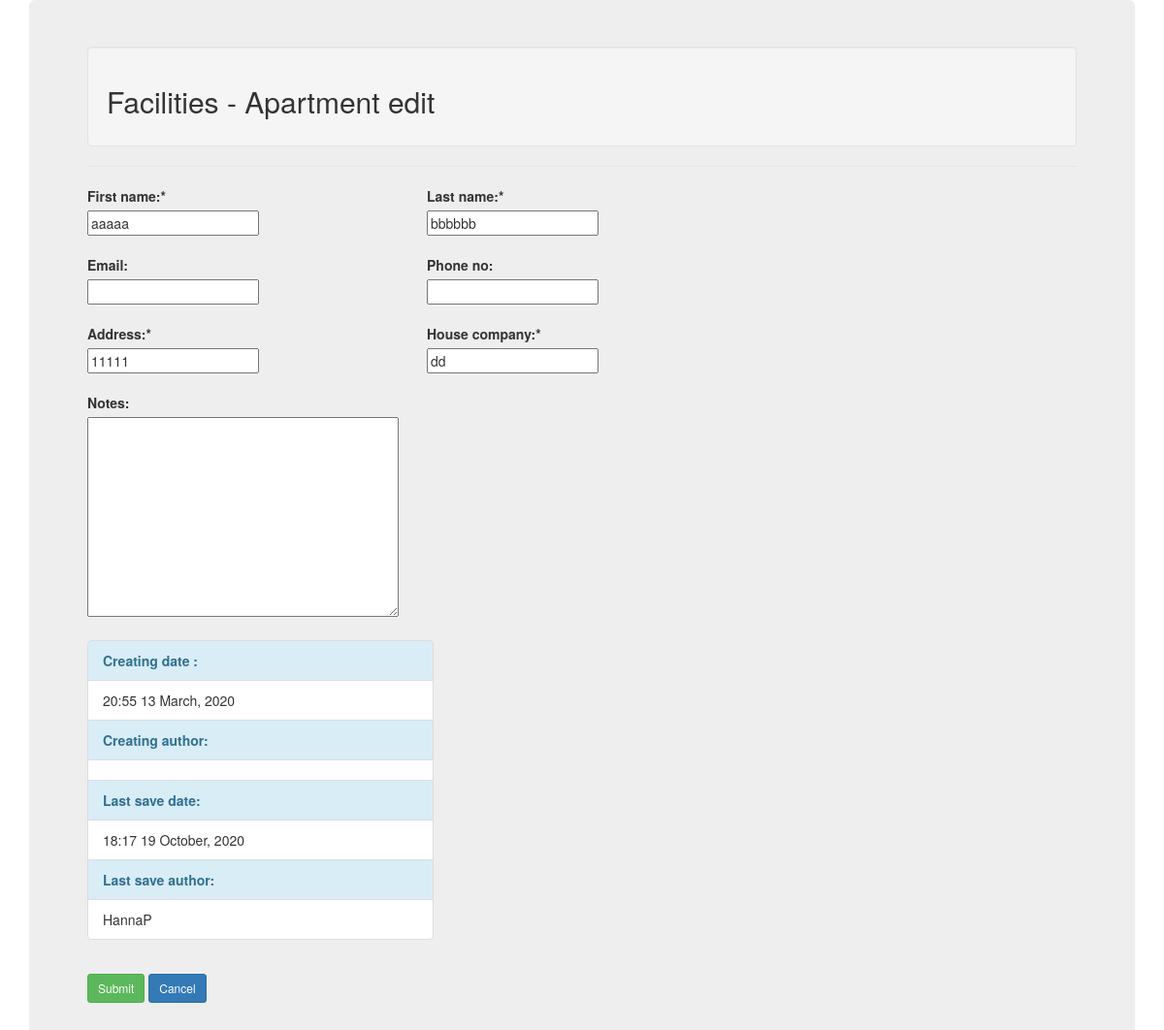
/apartment/14/update/ (signed in), run on an earlier commit of the app's database.
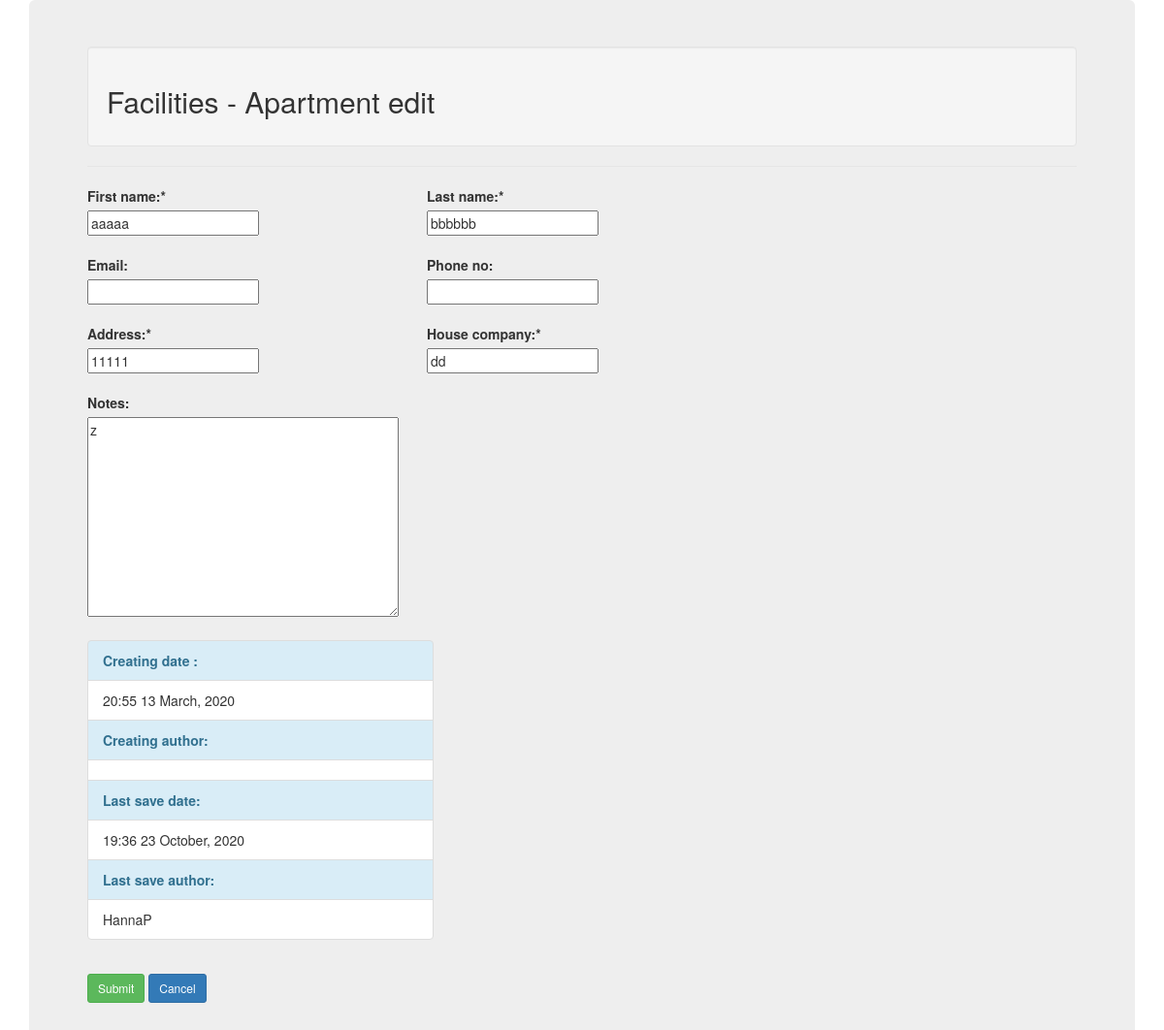
And on a later commit of the database.
### FacilitiesApp/models.py (models this page shows, shortened)
class Apartment(models.Model):
    first_name = models.CharField(max_length=100)
    last_name = models.CharField(max_length=100)
    email = models.CharField(max_length=100, blank=True)
    phone_no = models.CharField(max_length=100, blank=True)
    address = models.CharField(max_length=100)
    house_company = models.CharField(max_length=100)
    company_name = models.CharField(max_length=100)
    notes = models.TextField(blank=True)
    date_posted = models.DateTimeField(default=timezone.now)
    date_last_save = models.DateTimeField(auto_now=timezone.now)
    username_first = models.CharField(max_length=100)
    author = models.ForeignKey(User, on_delete=models.PROTECT)

### FacilitiesApp/views.py (the view, shortened to what this page needs)
# urls.py: path('apartment/<int:pk>/update/', ApartmentUpdateView.as_view(), name='apartment-update'),
class ApartmentUpdateView(LoginRequiredMixin, UserPassesTestMixin, UpdateView):
    model = Apartment
    success_url = '/apartment'
    fields = ['first_name', 'last_name', 'address', 'phone_no', 'email', 'house_company', 'notes']
    def get_template_names(self):
        if  self.request.user.profile.user_level > 2:
            template_name = 'FacilitiesApp/apartment_form.html'
        else:
            template_name = 'FacilitiesApp/apartment_list.html'
        return template_name
    def test_func(self):
        Apartment = self.get_object()
        if self.request.user.profile.members_of == Apartment.company_name:
            return True
        return False

### FacilitiesApp/templates/FacilitiesApp/apartment_form.html (shortened to what this page needs)
<!DOCTYPE html>
<html lang="en">
<head>
    <link rel="stylesheet" href="https://maxcdn.bootstrapcdn.com/bootstrap/3.4.1/css/bootstrap.min.css">
</head>
<body>
    <div class="container">
        <div class="jumbotron">
            <div class="well"><h2>Facilities - Apartment edit</h2></div>
            {% block content %}
            <div class="content-section">
                <form method="POST">
                    <fieldset class="form-group">
                    <legend class="border-bottom mb-4"> </legend>
                    <div class="row">
                    <div class="col-sm-4">
                        <label>First name:*</label><br>
                        {{ form.first_name }} <br><br>
                        <label>Email:</label><br>
                        {{ form.email }} <br><br>
                        <label>Address:*</label><br>
                        {{ form.address }} <br><br>
                        <label>Notes:</label><br>
                        {{ form.notes }} <br>
                    </div>
                    <div class="col-sm-4">
                        <label>Last name:*</label><br>
                        {{ form.last_name }} <br><br>
                        <label>Phone no:</label><br>
                        {{ form.phone_no }} <br><br>
                        <label>House company:*</label><br>
                        {{ form.house_company }} <br><br>
                        <br>
                    </div>
                    </div>
                        <br>
                        <ul class="list-group" style="width:35%">
                            <li class="list-group-item list-group-item-info"><b> Creating date :</b></li>
                            <li class="list-group-item">{{ object.date_posted|date:"H:i d F, Y" }}</li>
                            <li class="list-group-item list-group-item-info"><b>Creating author:</b></li>
                            <li class="list-group-item">{{ object.username_first}}</li>
                            <li class="list-group-item list-group-item-info"><b>Last save date:</b></li>
                            <li class="list-group-item">{{ object.date_last_save|date:"H:i d F, Y" }}</li>
                            <li class="list-group-item list-group-item-info"><b>Last save author:</b></li>
                            <li class="list-group-item">{{ object.author}}</li>
                        </ul>
                    </fieldset>
                    <button class="btn btn-success btn-sm mt-1 mb-1" type="submit">Submit</button>
                    <a class="btn btn-primary btn-sm mt-1 mb-1" href="{% url 'apartment' %}">Cancel</a>
                </form>
            </div>
            {% endblock content %}
        </div>
    </div>
</body>
</html>

What changed in the data, as far as the page shows it:
changed Apartment "aaaaa": notes (not shown) → "z"; date_last_save "18:17 19 October, 2020" → "19:36 23 October, 2020"
